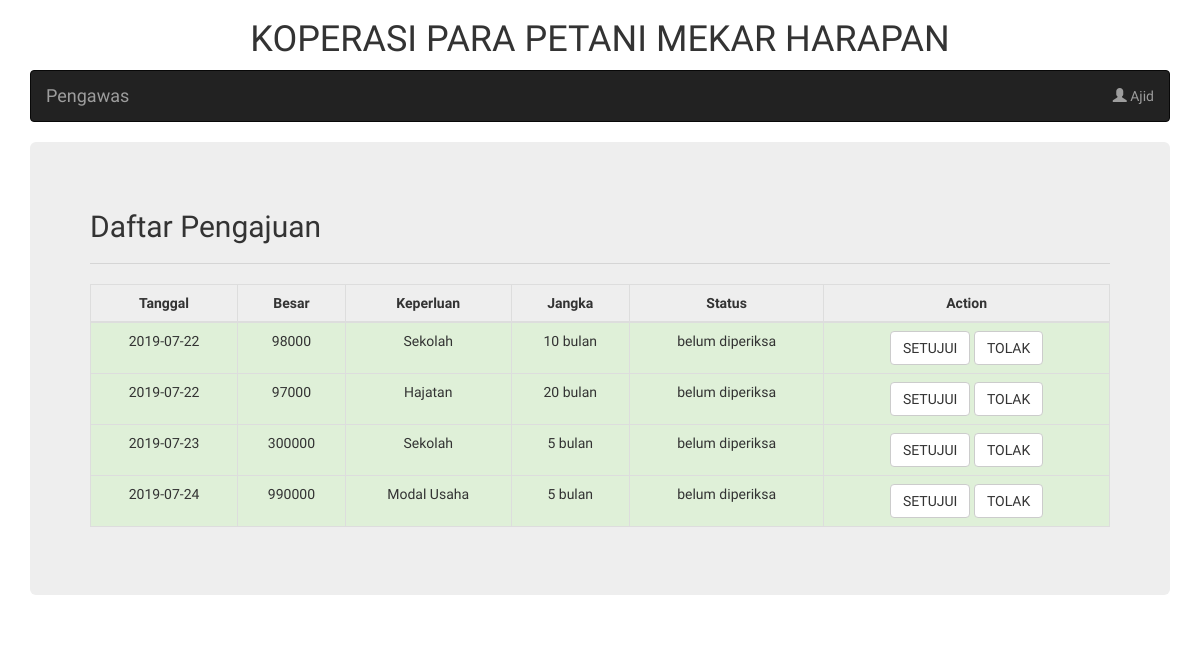
Page /halaman_pengawas.php (signed in) on the committed database.
### tables this page shows
CREATE TABLE `user` (
  `id` int(11) NOT NULL,
  `nama` varchar(255) NOT NULL,
  `username` varchar(255) NOT NULL,
  `password` varchar(255) NOT NULL,
  `level` enum('petugas','pengawas','anggota','ketua') NOT NULL,
  `status` enum('aktif','pasif') NOT NULL
);

CREATE TABLE `tb_pengajuan` (
  `id` int(11) NOT NULL,
  `id_peminjam` int(11) NOT NULL,
  `besar_pinjaman` int(11) NOT NULL,
  `status_keanggotaan` enum('aktif','pasif') NOT NULL,
  `status_pinjaman` enum('Tidak Ada','Ada') NOT NULL,
  `keperluan` enum('Modal Usaha','Berobat','Sekolah','Kebutuhan Sehari-hari','Hajatan') NOT NULL,
  `jangka_waktu` enum('5','10','20') NOT NULL,
  `tanggal_pengajuan` date NOT NULL,
  `status_pengajuan` varchar(20) DEFAULT NULL
);

### halaman_pengawas.php (the view, shortened to what this page needs)
<!DOCTYPE html>
<html lang="en">
<head>
  <link rel="stylesheet" href="https://maxcdn.bootstrapcdn.com/bootstrap/3.4.0/css/bootstrap.min.css">
  <link rel="stylesheet" type="text/css" media="screen" href="https://cdn.datatables.net/1.10.19/css/jquery.dataTables.min.css">
</head>
<body style="font-family: 'Didact Gothic', sans-serif;">
  <?php include("koneksi.php"); ?>
  <?php
    $sqlAnggota = "SELECT * FROM user WHERE username = '".$_SESSION['username']."'";
    $queryAnggota = mysqli_query($koneksi, $sqlAnggota);
    $anggota = mysqli_fetch_array($queryAnggota);
  ?>
  <div class="container">
    <h1 class="text-center">KOPERASI PARA PETANI MEKAR HARAPAN</h1>
    <nav class="navbar navbar-inverse">
      <div class="container-fluid">
        <div class="navbar-header">
          <a class="navbar-brand" href="#">Pengawas</a>
        </div>
        <ul class="nav navbar-nav navbar-right">
          <li class="dropdown"><a class="dropdown-toggle" data-toggle="dropdown" href="#"><span class="glyphicon glyphicon-user"></span> <?php echo $anggota['nama']; ?></a>
          </li>
        </ul>
      </div>
    </nav>
    <div class="jumbotron">
      <h2>Daftar Pengajuan</h2>
      <hr />
      <table class="table table-bordered" id="table-data">
        <thead>
          <tr>
            <th class="text-center">Tanggal</th>
            <th class="text-center">Besar</th>
            <th class="text-center">Keperluan</th>
            <th class="text-center">Jangka</th>
            <th class="text-center">Status</th>
            <th class="text-center">Action</th>
          </tr>
        </thead>
        <tbody>
          <?php
            $sqlPinjaman = "SELECT * FROM tb_pengajuan";
            $queryPinjaman = mysqli_query($koneksi, $sqlPinjaman);
          ?>
          <?php while($listPinjaman = mysqli_fetch_array($queryPinjaman)){ ?>
            <tr class="success">
              <td class="text-center"><?php echo $listPinjaman['tanggal_pengajuan']; ?></td>
              <td class="text-center"><?php echo $listPinjaman['besar_pinjaman']; ?></td>
              <td class="text-center"><?php echo $listPinjaman['keperluan']; ?></td>
              <td class="text-center"><?php echo $listPinjaman['jangka_waktu']; ?> bulan</td>
              <td class="text-center">
                <?php echo  ($listPinjaman['status_pengajuan'] != null) ?
                  $listPinjaman['status_pengajuan']
                  :
                  "belum diperiksa"
                ?>
              </td>
              <td class="text-center">
                <a
                  href="javascript:;"
                  class="btn btn-default">
                    SETUJUI
                </a>
                <a
                  href="javascript:;"
                  class="btn btn-default">
                    TOLAK
                </a>
              </td>
            </tr>
          <?php } ?>
        </tbody>
    </table>
    </div>
  </div>
</body>
</html>

### rows in the picture
user: nama "Ajid"
tb_pengajuan: tanggal_pengajuan "2019-07-22", besar_pinjaman "98000", keperluan "Sekolah", jangka_waktu "10", shows "belum diperiksa"
tb_pengajuan: tanggal_pengajuan "2019-07-22", besar_pinjaman "97000", keperluan "Hajatan", jangka_waktu "20", shows "belum diperiksa"
tb_pengajuan: tanggal_pengajuan "2019-07-23", besar_pinjaman "300000", keperluan "Sekolah", jangka_waktu "5", shows "belum diperiksa"
tb_pengajuan: tanggal_pengajuan "2019-07-24", besar_pinjaman "990000", keperluan "Modal Usaha", jangka_waktu "5", shows "belum diperiksa"
